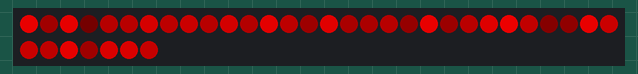
Simulated run of this sketch. Board: Arduino Uno, built with avr-gcc and run on an emulated ATmega328P. Parts: 37 RGB LEDs in strip order, left to right, continuing on the next row. Dim RGB values are drawn brighter than linear; random numbers use the default seed unless the sketch sets one.

Above: at 0.16 s.
At 3.34 s:
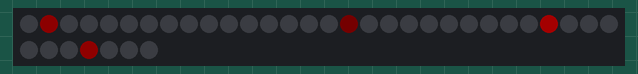
At 9.93 s:
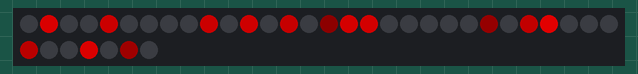
At 19.56 s:
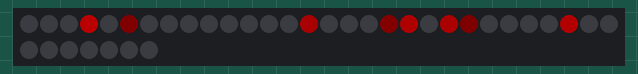
At 29.43 s:
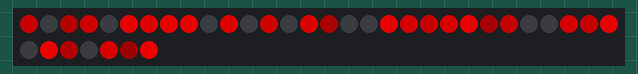
At 39.3 s:
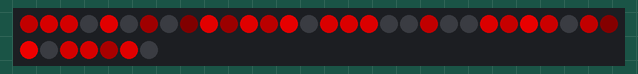

The sketch:

BT1_NeoPixel_EyeRipple.ino
```cpp
#include <Adafruit_NeoPixel.h>
//define NeoPixel Pin and Number of LEDs
#define PIN 2
#define NUM_LEDS 37
#define RIPPLE_BRIGHTNESS 200
#define RIPPLE_DELAY 5
//create a NeoPixel strip
Adafruit_NeoPixel strip = Adafruit_NeoPixel(NUM_LEDS, PIN, NEO_GRB + NEO_KHZ800);
//global LED array
int ledArray[NUM_LEDS][2];
void setup() {
// start the strip and blank it out
strip.begin();
strip.show();
//seed RND generator
randomSeed(analogRead(0));
//populate the LED array with RND values and light it up
for (int i = 0; i <= NUM_LEDS - 1; i++) {
ledArray[i][0] = random(0,RIPPLE_BRIGHTNESS);
strip.setPixelColor(i,ledArray[i][0],0,0);
ledArray[i][1] = random(0,2);
}
strip.show();
}
void loop() {
ripple();
}
void ripple() {
for (int i = 0; i <= NUM_LEDS - 1; i++) {
if (ledArray[i][1] == 0) {
//fade down
ledArray[i][0]--;
}
else {
//fade up
ledArray[i][0]++;
}
if (ledArray[i][0] <= -RIPPLE_BRIGHTNESS) {
ledArray[i][1] = 1;
}
if (ledArray[i][0] >= RIPPLE_BRIGHTNESS) {
ledArray[i][1] = 0;
}
int brightness = ledArray[i][0];
if (brightness < 0) {
brightness = 0;
}
strip.setPixelColor(i, brightness, 0, 0);
}
strip.show();
delay(RIPPLE_DELAY);
}
```
